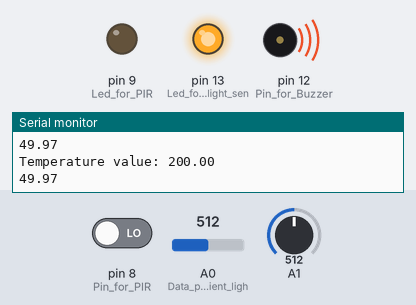
Bench run of a sketch on a simulated Arduino Uno, built with avr-gcc and run on an emulated ATmega328P. On the bench: output pins drawn as LEDs (lit = HIGH), buzzer (waves = sounding), the last lines printed to the serial monitor. Inputs (shaded band) come from the test bench; at power-on: pin 8 (Pin_for_PIR) LOW, A1 = 512, A0 (Data_pin_for_ambient_ligh) = 512.

Above: at 1.2 s.
1.3 s: pin 8 (Pin_for_PIR) driven HIGH
At 2.4 s:
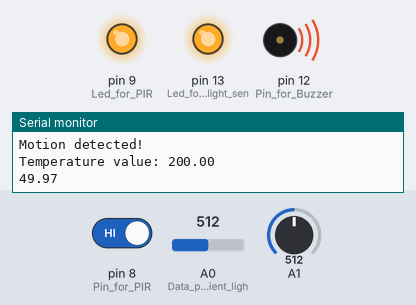
2.8 s: A1 set to 238
5.8 s: A1 set to 212
At 7.0 s:
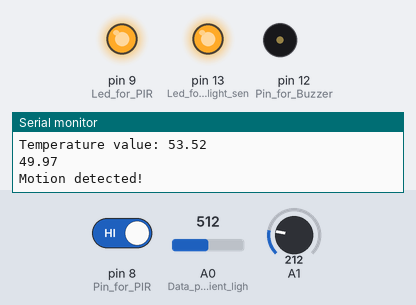
7.3 s: A0 (Data_pin_for_ambient_ligh) set to 989
8.8 s: A0 (Data_pin_for_ambient_ligh) set to 1010
At 9.6 s:
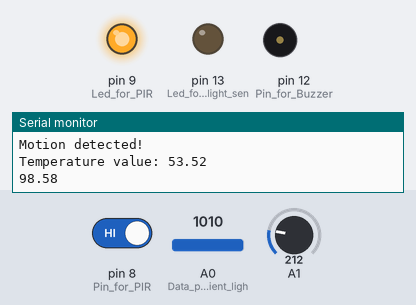
10.4 s: A1 set to 306
At 11.5 s:
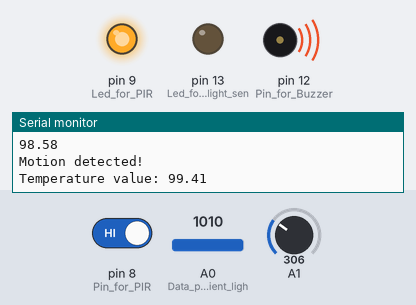
Timing chart, 0 to 12.9 s (numbered marks = the images above; inputs shaded):
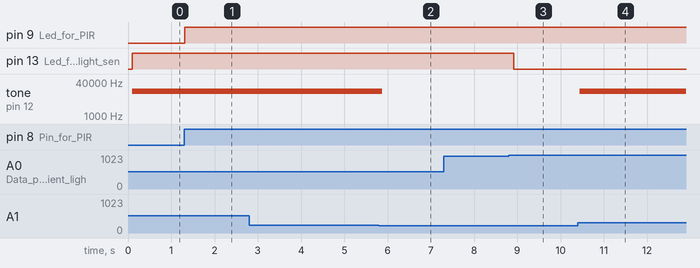

The sketch:

assignment_11.ino
```cpp
void setup() {
  Serial.begin(9600);
  pinMode(A0, INPUT); //Data pin for ambient light sensor
  pinMode(8, INPUT); //Pin for PIR
  pinMode(9, OUTPUT); //Led for PIR
  pinMode(12,OUTPUT); //Pin for Buzzer
  pinMode(13, OUTPUT); //Led for ambient light sensor
}

void loop() {
  int light_value = analogRead(A0);
  float light = light_value * 0.0976; // Percentage calculation
  Serial.println(light);
  delay(100);
  if (light_value < 1000) //If the surrounding is dark the LED will glow
  {
    digitalWrite(13, HIGH);
  }
  else
  {
    digitalWrite(13,LOW);
  }

  int a=digitalRead(8); //Motion detection

  digitalWrite(9,LOW);
  if(a)
  {
    Serial.println("Motion detected!");
    digitalWrite(9,HIGH);
  }

  double t=analogRead(A1);
  double tm=(((t/1024)*5)-0.5)*100; // Temperature conversion to Celcius
  Serial.print("Temperature value: ");
  Serial.println(tm);
  if (tm>58) //If temperature is more than 58°C, fire is detected; led will glow and buzzer will go off
    tone(12,15000);
  else
    noTone(12);

}  
```

Measured:
- the behaviour switches between 222 and 221 on A1 (found by bisection; images 1 and 2)
- the behaviour switches between 999 and 1000 on A0 (Data_pin_for_ambient_ligh) (found by bisection; images 2 and 3)
- after the input at 1.3 s, pin 9 (Led_for_PIR): LOW → HIGH at once
- after the input at 5.8 s, tone on pin 12 (Pin_for_Buzzer): 15000 Hz → silent after 0.08 s
- after the input at 8.8 s, pin 13 (Led_for_ambient_light_sen): HIGH → LOW after 0.12 s
- after the input at 10.4 s, tone on pin 12 (Pin_for_Buzzer): silent → 15000 Hz after 0.05 s
